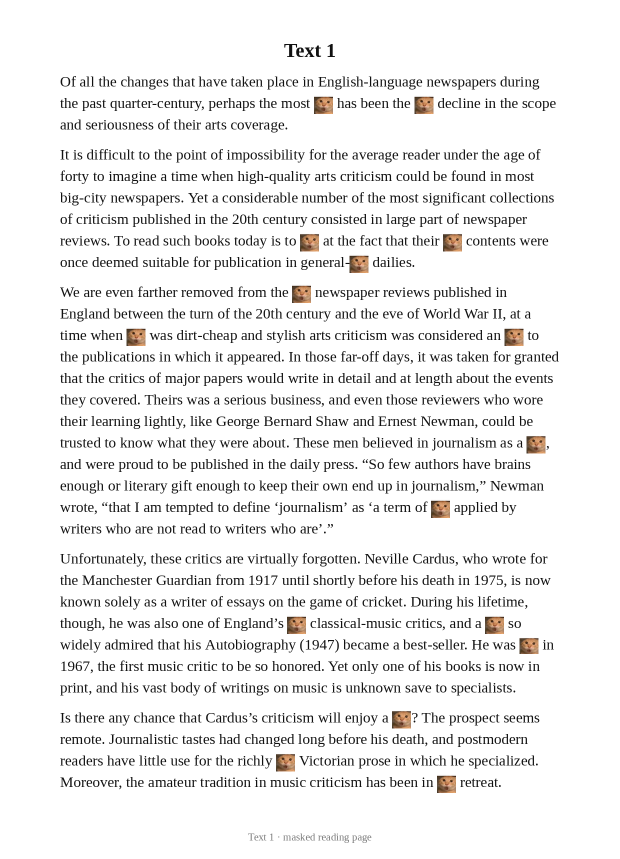
#> input picture library/2010/2010-text1-article.png, 1240 x 1717 px (shown at 1/2 size)
$ python -i measure-skew.py   (imports and definitions only)
#> lines starting #> are read from the running program, lines starting #| are printed output that depends on the picture; after the words box and inside, x2 and y2 are one past the last pixel; in counts of white or black regions, pixels touching at a corner belong together
#!/usr/bin/env python3
# -*- coding: utf-8 -*-
"""
measure-skew3.py · 直接旋转搜索法（最终版，前面两版都弃用）
-----------------------------------------------------------------------------
measure-skew.py  ：质心拟合，残差 35-67°，题目页直接拟合失败 → 弃用
measure-skew2.py ：shear 近似 + 粗步长 0.05，结果全被压成 0.00 → 弃用
本版：真的把图旋转一点点，找行投影二阶差分（行边界最锐）时的角度。
      直接、无近似、结果可复现。慢一点但每张 1-2 秒，136 张也就几分钟。
"""
import os, sys
import numpy as np
from PIL import Image

LIB = r"D:\WB工作记录\英语项目\英语真题阅读资料库\library"
INK = 170
STEP = 0.02        # 扫描步长
RANGE = 1.0        # 扫描范围 ±1°（她只要零点几度，够了）


def sharpness(dark):
    """行投影的二阶差分绝对值和 —— 行界越锐，值越大"""
    rows = dark.sum(axis=1).astype(np.float64)
    if len(rows) < 3:
        return 0.0
    d2 = np.abs(np.diff(rows, 2))
    return float(d2.sum())


def scan(im, rmin=-RANGE, rmax=RANGE, step=STEP):
    """返回 (最佳旋转角, 锐度列表)"""
    ths = np.arange(rmin, rmax + 1e-9, step)
    scores = []
    for t in ths:
        rot = im.rotate(t, resample=Image.BILINEAR, fillcolor=255)
        d = np.array(rot) < INK
        scores.append(sharpness(d))
    return ths, scores


def best(path, verbose=False):
#> called with path = '../library/2010/2010-text1-article.png', verbose = False
    im = Image.open(path).convert("L")
    # 下采样一半，加速 4 倍，对 0.02° 精度完全够
    im = im.resize((im.width // 2, im.height // 2), Image.BILINEAR)
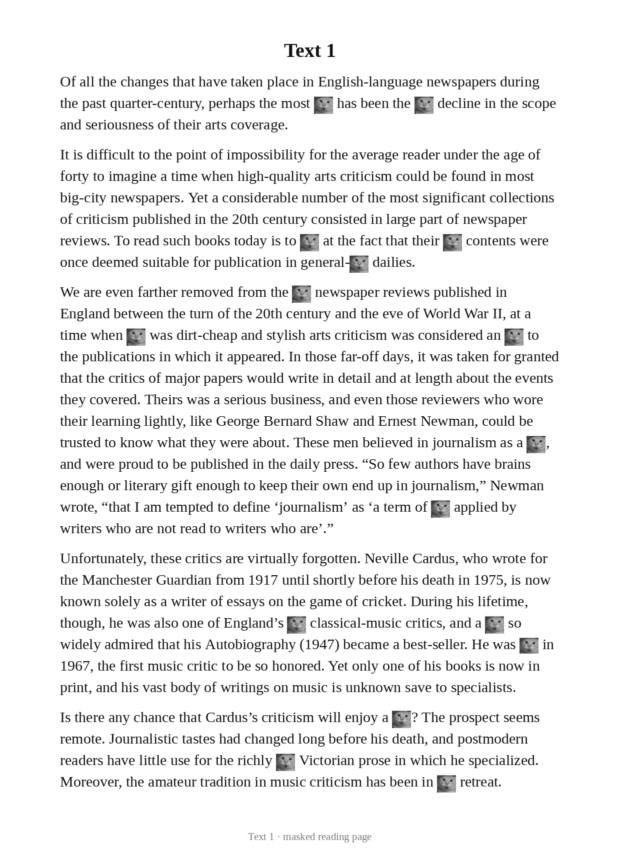
#> im: PIL image 620x858 L; min 17, max 255, mean 238.2
    ths, scores = scan(im)
#> the loop in scan, `for t in ths:` made 101 passes
#> pass 1, in scan, `rot = im.rotate(t, resample=Image.BILINEAR, fillcolor=255)`:
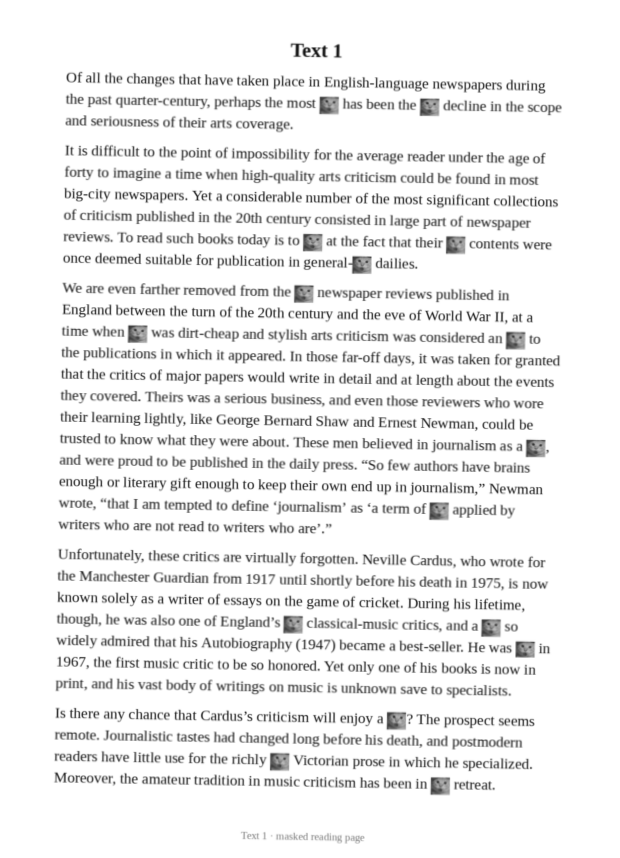
#> rot: PIL image 620x858 L; min 22, max 255, mean 238.1
#> pass 1, in scan, `d = np.array(rot) < INK`:
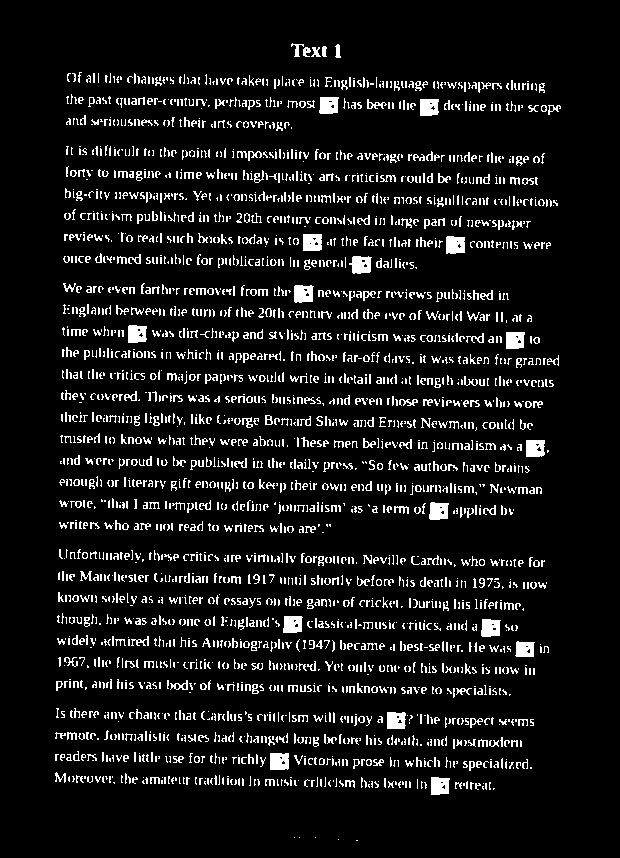
#> d: shape (858, 620) bool; 8.9% white in thin lines or dots, all inside (x1, y1, x2, y2) = (55, 43, 561, 841)
#> pass 2, in scan, `d = np.array(rot) < INK`:
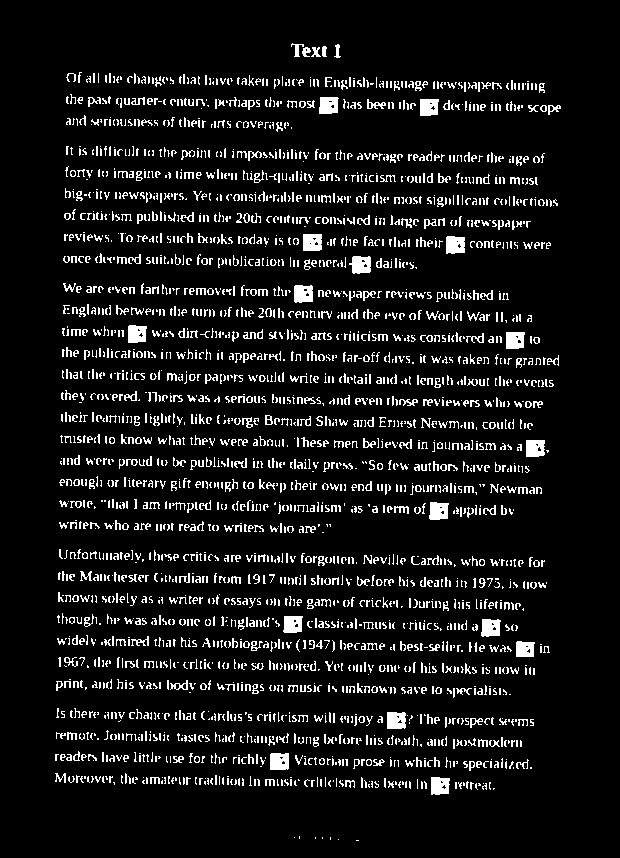
#> d: shape (858, 620) bool; 9% white in thin lines or dots, all inside (x1, y1, x2, y2) = (55, 43, 561, 841)
#> after the loop in scan, `for t in ths:`:
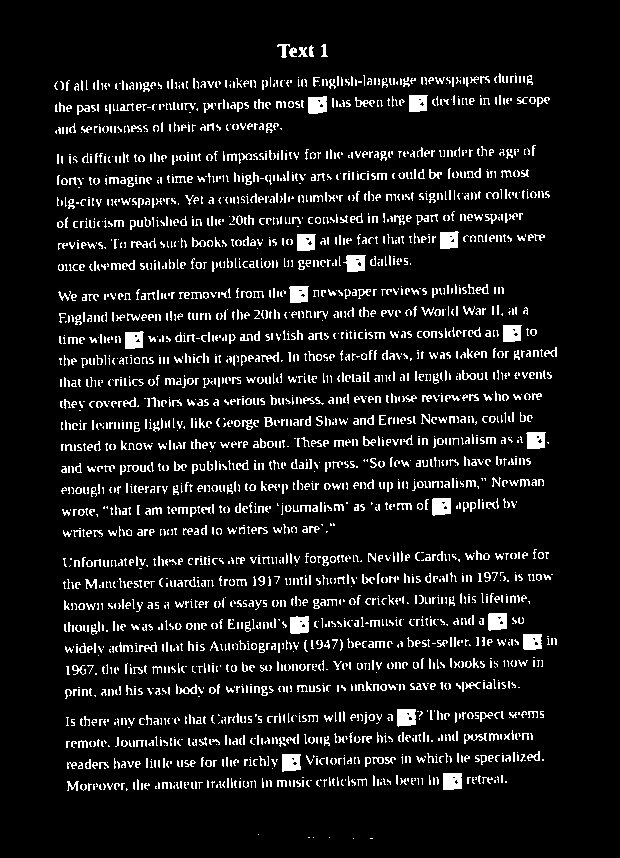
#> d: shape (858, 620) bool; 9% white in thin lines or dots, all inside (x1, y1, x2, y2) = (54, 44, 557, 839)
#> after the loop in scan, `for t in ths:`: scores = 101 values, max 39508 at index 50, min 6818 at index 1, mean 13378.4
#> ths = 101 values from -1 to 1
    bi = int(np.argmax(scores))
#> bi = 50
    t0 = ths[bi]
#> t0 = 8.88e-16
    # 峰附近精修 ±2 步
    ths2 = np.arange(t0 - 2 * STEP, t0 + 2 * STEP + 1e-9, STEP / 2)
    s2 = []
    for t in ths2:
        rot = im.rotate(t, resample=Image.BILINEAR, fillcolor=255)
        s2.append(sharpness(np.array(rot) < INK))
#> after the loop, s2 = [37808, 38576, 39268, 39488, 39508, 39372, 38958, 38234, 37752]
    t_best = ths2[int(np.argmax(s2))]
#> t_best = 8.95e-16
    return t_best, ths, scores, bi


def main():
    years, rest = [], None
    for a in sys.argv[1:]:
        if a.isdigit():
            years.append(a)
        else:
            rest = a
    print(f"{'文件':<40}{'最佳角°':>9}{'锐度':>12}  说明")
    print("-" * 82)
    for y in years:
        d = os.path.join(LIB, y)
        for f in sorted(os.listdir(d)):
            if not f.endswith(".png"):
                continue
            if rest and rest not in f:
                continue
            p = os.path.join(d, f)
            t, ths, scores, bi = best(p)
            peak = max(scores)
            mean = sum(scores) / len(scores)
            # 峰是否明显：峰/均值 > 1.02 才算可信
            sharp_ratio = peak / mean if mean else 1
            if sharp_ratio < 1.005:
                note = f"峰不锐({sharp_ratio:.3f}) 结果不可信"
            elif abs(t) < 0.03:
                note = "基本正"
            elif t > 0:
                note = f"顺时针 {t:.2f}° 最锐 → 需逆时针 {t:.2f}° 校正"
            else:
                note = f"逆时针 {abs(t):.2f}° 最锐 → 需顺时针 {abs(t):.2f}° 校正"
            print(f"{y}/{f:<32}{t:>9.2f}{peak:>12.0f}  {note}")


# [2 lines not run here, left out]

>>> result = best('../library/2010/2010-text1-article.png')

$ run again, on library/2011/2011-text1-question.png
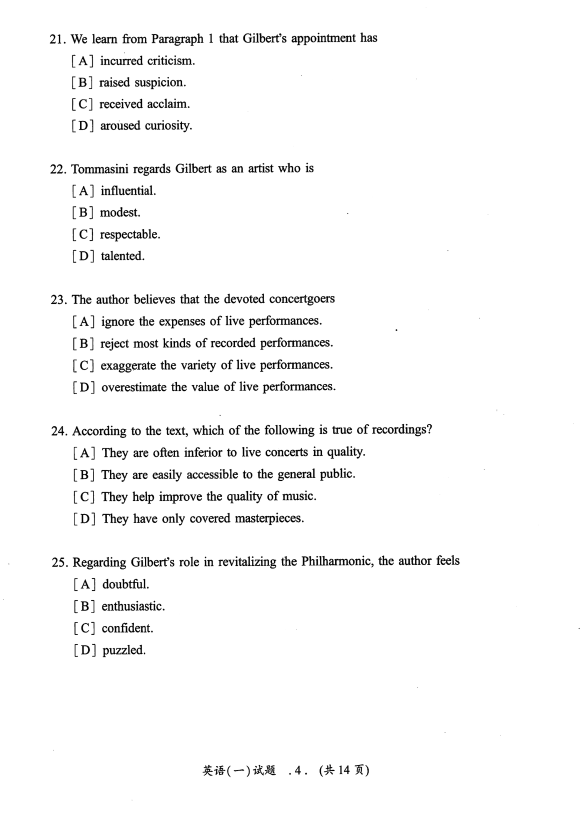
#> input picture library/2011/2011-text1-question.png, 1760 x 2452 px (shown at 1/3 size)
#> after the loop in scan, `for t in ths:`:
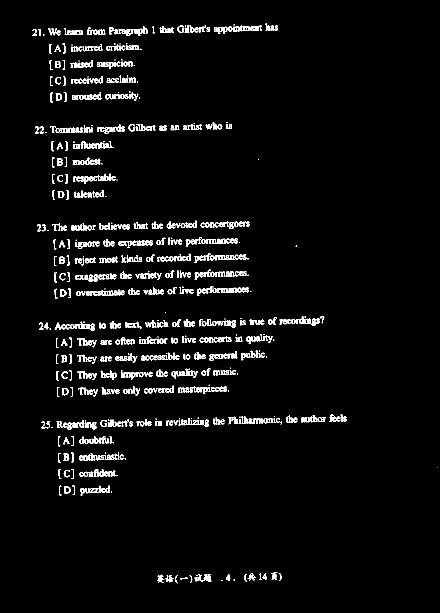
#> d: shape (1226, 880) bool (shown at 1/2 size); 3.9% white in thin lines or dots, all inside (x1, y1, x2, y2) = (65, 47, 875, 1167)
#> after the loop in scan, `for t in ths:`: scores = 101 values, max 18194 at index 31, min 6534 at index 98, mean 10962.8
#> in best, `ths, scores = scan(im)`: ths = 101 values from -1 to 1
#> bi = 31
#> t0 = -0.38
#> the loop in best, `for t in ths2:` made 9 passes
#> pass 1, in best, `rot = im.rotate(t, resample=Image.BILINEAR, fillcolor=255)`:
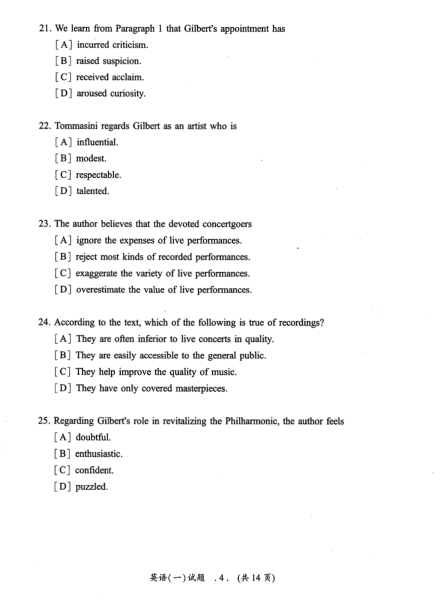
#> rot: PIL image 880x1226 L (shown at 1/2 size); min 2, max 255, mean 247.5
#> after the loop in best, `for t in ths2:`: s2 = [17550, 17684, 17942, 18242, 18194, 18238, 18146, 18124, 18034]
#> t_best = -0.39

$ run again, on library/2011/2011-text2-article.png
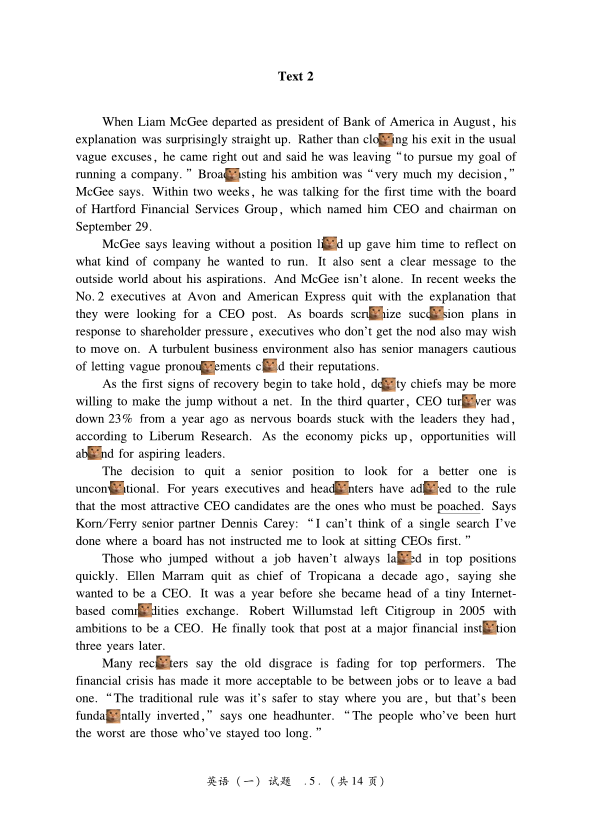
#> input picture library/2011/2011-text2-article.png, 1805 x 2514 px (shown at 1/3 size)
#> the loop in scan, `for t in ths:` made 101 passes
#> pass 1, in scan, `d = np.array(rot) < INK`:
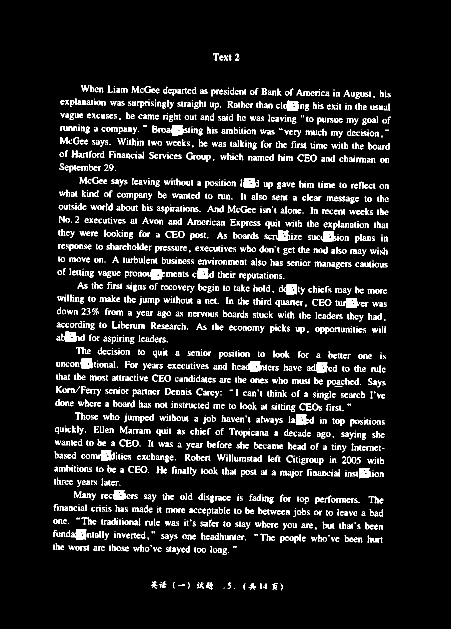
#> d: shape (1257, 902) bool (shown at 1/2 size); 8% white in thin lines or dots, all inside (x1, y1, x2, y2) = (106, 107, 782, 1181)
#> after the loop in scan, `for t in ths:`:
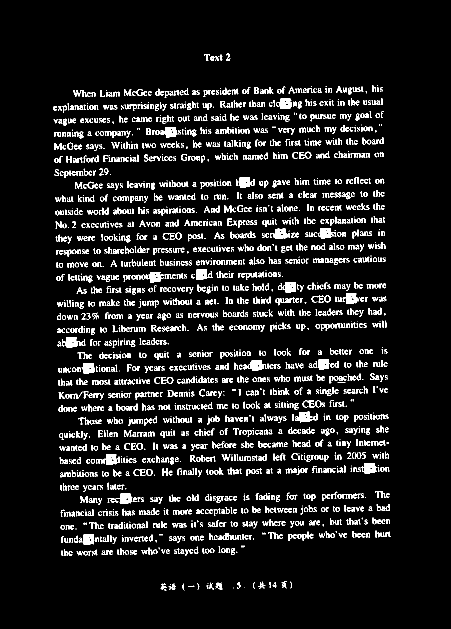
#> d: shape (1257, 902) bool (shown at 1/2 size); 8% white in thin lines or dots, all inside (x1, y1, x2, y2) = (106, 107, 781, 1181)
#> after the loop in scan, `for t in ths:`: scores = 101 values, max 49662 at index 50, min 10790 at index 100, mean 18950.6
#> in best, `ths, scores = scan(im)`: ths = 101 values from -1 to 1
#> bi = 50
#> t0 = 8.88e-16
#> after the loop in best, `for t in ths2:`: s2 = [48102, 48786, 49270, 49558, 49662, 49472, 49076, 48794, 48164]
#> t_best = 8.95e-16

$ run again, on library/2012/2012-text1-article.png
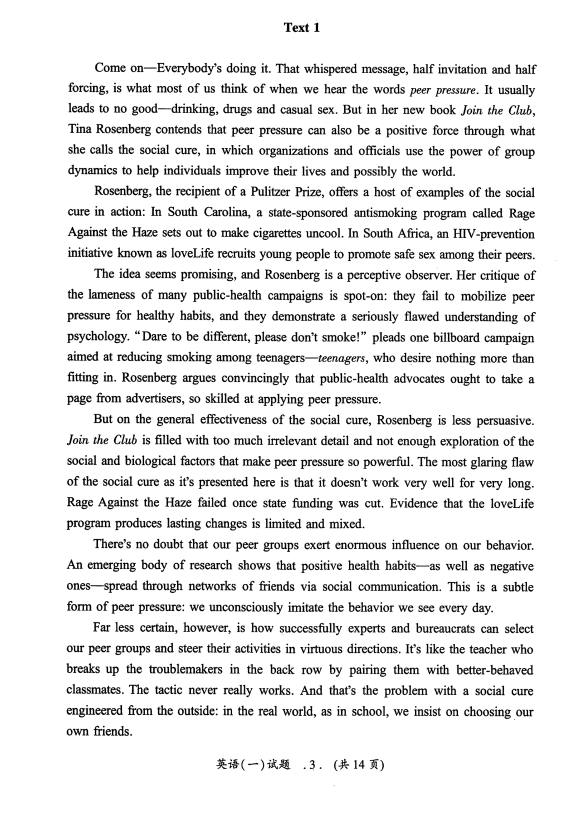
#> input picture library/2012/2012-text1-article.png, 1760 x 2466 px (shown at 1/3 size)
#> after the loop in scan, `for t in ths:`:
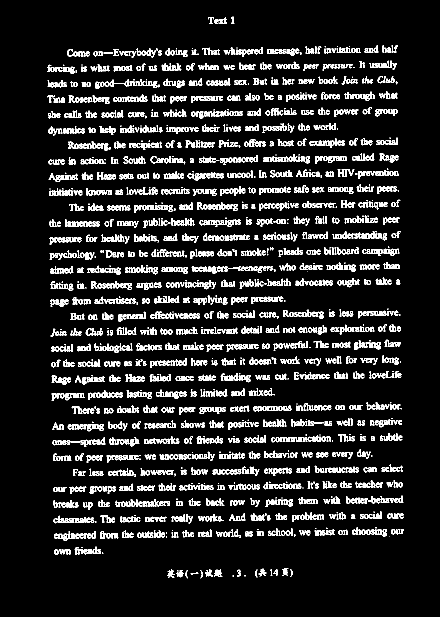
#> d: shape (1233, 880) bool (shown at 1/2 size); 11.3% white in thin lines or dots, all inside (x1, y1, x2, y2) = (94, 33, 808, 1157)
#> after the loop in scan, `for t in ths:`: scores = 101 values, max 53368 at index 62, min 11760 at index 1, mean 22396
#> in best, `ths, scores = scan(im)`: ths = 101 values from -1 to 1
#> bi = 62
#> t0 = 0.24
#> the loop in best, `for t in ths2:` made 9 passes
#> pass 1, in best, `rot = im.rotate(t, resample=Image.BILINEAR, fillcolor=255)`:
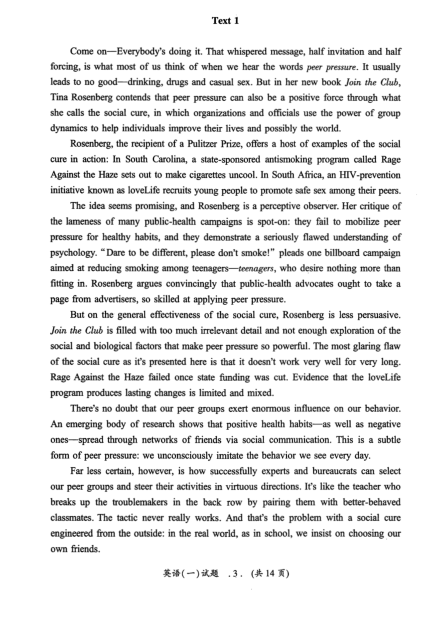
#> rot: PIL image 880x1233 L (shown at 1/2 size); min 1, max 255, mean 232.9
#> after the loop in best, `for t in ths2:`: s2 = [51074, 51804, 52360, 52944, 53368, 53164, 53062, 52602, 51990]
#> t_best = 0.24
